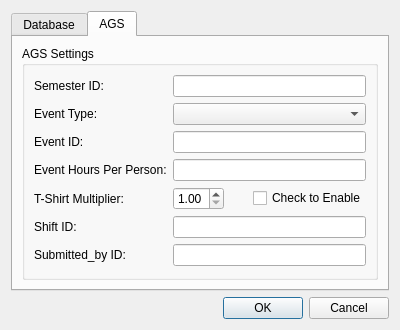
<?xml version="1.0" encoding="UTF-8"?>
<ui version="4.0">
 <class>OptionsDialog</class>
 <widget class="QDialog" name="OptionsDialog">
  <property name="geometry">
   <rect>
    <x>0</x>
    <y>0</y>
    <width>400</width>
    <height>303</height>
   </rect>
  </property>
  <property name="windowTitle">
   <string>Dialog</string>
  </property>
  <layout class="QVBoxLayout" name="verticalLayout">
   <item>
    <widget class="QTabWidget" name="tabWidget">
     <property name="currentIndex">
      <number>1</number>
     </property>
     <widget class="QWidget" name="tab">
      <attribute name="title">
       <string>Database</string>
      </attribute>
      <layout class="QVBoxLayout" name="verticalLayout_3">
       <item>
        <widget class="QGroupBox" name="groupBox">
         <property name="title">
          <string>Database Settings (MySQL)</string>
         </property>
         <layout class="QFormLayout" name="formLayout">
          <property name="fieldGrowthPolicy">
           <enum>QFormLayout::AllNonFixedFieldsGrow</enum>
          </property>
          <item row="0" column="0">
           <widget class="QLabel" name="label">
            <property name="text">
             <string>Host Name:</string>
            </property>
           </widget>
          </item>
          <item row="0" column="1">
           <widget class="QLineEdit" name="host_line"/>
          </item>
          <item row="1" column="0">
           <widget class="QLabel" name="label_2">
            <property name="text">
             <string>User Name:</string>
            </property>
           </widget>
          </item>
          <item row="1" column="1">
           <widget class="QLineEdit" name="user_line"/>
          </item>
          <item row="2" column="0">
           <widget class="QLabel" name="label_3">
            <property name="text">
             <string>Password:</string>
            </property>
           </widget>
          </item>
          <item row="2" column="1">
           <widget class="QLineEdit" name="password_line">
            <property name="echoMode">
             <enum>QLineEdit::Password</enum>
            </property>
           </widget>
          </item>
          <item row="3" column="0">
           <widget class="QLabel" name="label_4">
            <property name="text">
             <string>Database Name:</string>
            </property>
           </widget>
          </item>
          <item row="3" column="1">
           <widget class="QLineEdit" name="database_line"/>
          </item>
          <item row="4" column="0">
           <widget class="QLabel" name="label_5">
            <property name="text">
             <string>Port:</string>
            </property>
           </widget>
          </item>
          <item row="4" column="1">
           <widget class="QLineEdit" name="port_line"/>
          </item>
         </layout>
        </widget>
       </item>
      </layout>
     </widget>
     <widget class="QWidget" name="tab_2">
      <attribute name="title">
       <string>AGS</string>
      </attribute>
      <layout class="QVBoxLayout" name="verticalLayout_2">
       <item>
        <widget class="QGroupBox" name="groupBox_2">
         <property name="title">
          <string>AGS Settings</string>
         </property>
         <layout class="QFormLayout" name="formLayout_2">
          <property name="fieldGrowthPolicy">
           <enum>QFormLayout::AllNonFixedFieldsGrow</enum>
          </property>
          <item row="0" column="0">
           <widget class="QLabel" name="label_6">
            <property name="text">
             <string>Semester ID:</string>
            </property>
           </widget>
          </item>
          <item row="0" column="1">
           <widget class="QLineEdit" name="semester_line"/>
          </item>
          <item row="2" column="0">
           <widget class="QLabel" name="label_7">
            <property name="text">
             <string>Event ID:</string>
            </property>
           </widget>
          </item>
          <item row="2" column="1">
           <widget class="QLineEdit" name="event_id_line"/>
          </item>
          <item row="3" column="0">
           <widget class="QLabel" name="label_8">
            <property name="text">
             <string>Event Hours Per Person:</string>
            </property>
           </widget>
          </item>
          <item row="3" column="1">
           <widget class="QLineEdit" name="hours_per_person_line"/>
          </item>
          <item row="4" column="0">
           <widget class="QLabel" name="label_12">
            <property name="text">
             <string>T-Shirt Multiplier:</string>
            </property>
           </widget>
          </item>
          <item row="4" column="1">
           <layout class="QHBoxLayout" name="horizontalLayout">
            <item>
             <widget class="QDoubleSpinBox" name="multiplier_box">
              <property name="minimum">
               <double>1.000000000000000</double>
              </property>
              <property name="maximum">
               <double>5.000000000000000</double>
              </property>
              <property name="singleStep">
               <double>0.100000000000000</double>
              </property>
             </widget>
            </item>
            <item>
             <spacer name="horizontalSpacer_2">
              <property name="orientation">
               <enum>Qt::Horizontal</enum>
              </property>
              <property name="sizeHint" stdset="0">
               <size>
                <width>0</width>
                <height>20</height>
               </size>
              </property>
             </spacer>
            </item>
            <item>
             <widget class="QCheckBox" name="tshirt_box">
              <property name="text">
               <string>Check to Enable</string>
              </property>
             </widget>
            </item>
           </layout>
          </item>
          <item row="5" column="0">
           <widget class="QLabel" name="label_10">
            <property name="text">
             <string>Shift ID:</string>
            </property>
           </widget>
          </item>
          <item row="5" column="1">
           <widget class="QLineEdit" name="shift_line"/>
          </item>
          <item row="6" column="0">
           <widget class="QLabel" name="label_11">
            <property name="text">
             <string>Submitted_by ID:</string>
            </property>
           </widget>
          </item>
          <item row="6" column="1">
           <widget class="QLineEdit" name="submitted_by_line"/>
          </item>
          <item row="1" column="0">
           <widget class="QLabel" name="label_9">
            <property name="text">
             <string>Event Type:</string>
            </property>
           </widget>
          </item>
          <item row="1" column="1">
           <widget class="QComboBox" name="event_type_box">
            <item>
             <property name="text">
              <string/>
             </property>
            </item>
            <item>
             <property name="text">
              <string>AGS</string>
             </property>
            </item>
            <item>
             <property name="text">
              <string>CS</string>
             </property>
            </item>
            <item>
             <property name="text">
              <string>Meeting</string>
             </property>
            </item>
            <item>
             <property name="text">
              <string>Social</string>
             </property>
            </item>
            <item>
             <property name="text">
              <string>Other</string>
             </property>
            </item>
           </widget>
          </item>
         </layout>
        </widget>
       </item>
      </layout>
     </widget>
    </widget>
   </item>
   <item>
    <widget class="QDialogButtonBox" name="buttonBox">
     <property name="orientation">
      <enum>Qt::Horizontal</enum>
     </property>
     <property name="standardButtons">
      <set>QDialogButtonBox::Cancel|QDialogButtonBox::Ok</set>
     </property>
    </widget>
   </item>
  </layout>
 </widget>
 <resources/>
 <connections>
  <connection>
   <sender>buttonBox</sender>
   <signal>accepted()</signal>
   <receiver>OptionsDialog</receiver>
   <slot>accept()</slot>
   <hints>
    <hint type="sourcelabel">
     <x>199</x>
     <y>279</y>
    </hint>
    <hint type="destinationlabel">
     <x>199</x>
     <y>149</y>
    </hint>
   </hints>
  </connection>
  <connection>
   <sender>buttonBox</sender>
   <signal>rejected()</signal>
   <receiver>OptionsDialog</receiver>
   <slot>reject()</slot>
   <hints>
    <hint type="sourcelabel">
     <x>199</x>
     <y>279</y>
    </hint>
    <hint type="destinationlabel">
     <x>199</x>
     <y>149</y>
    </hint>
   </hints>
  </connection>
 </connections>
</ui>
